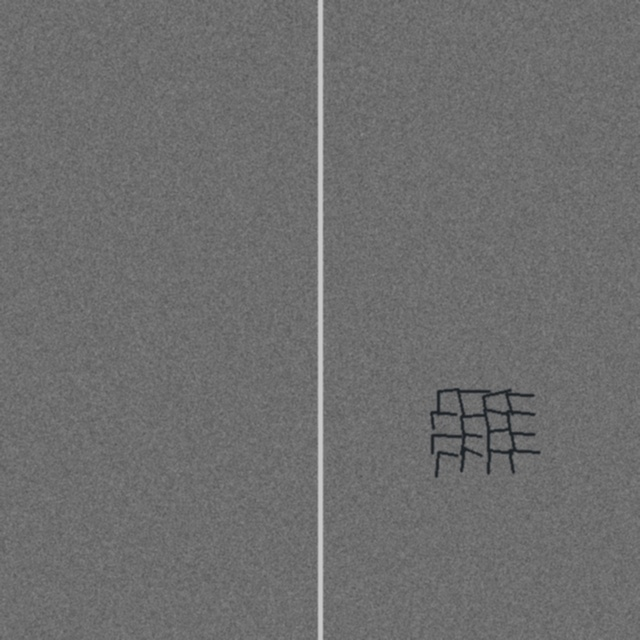
#> input picture samples/sample_alligator_fatigue.jpg, 640 x 640 px
$ python -i preprocessing.py   (imports and definitions only)
#> lines starting #> are read from the running program, lines starting #| are printed output that depends on the picture; after the words box and inside, x2 and y2 are one past the last pixel; in counts of white or black regions, pixels touching at a corner belong together
"""
RoadGuard - Module 2: Image Preprocessing
Enhances road imagery via CLAHE, bilateral/Gaussian filtering, and road ROI isolation.
"""

import cv2
import numpy as np
from typing import Tuple, Dict, Any, Optional


class ImagePreprocessor:
    """Preprocesses road images to enhance fracture visibility and suppress lighting artifacts."""

    def __init__(
        self,
        target_size: Tuple[int, int] = (640, 640),
        clahe_clip_limit: float = 3.0,
        clahe_tile_grid_size: Tuple[int, int] = (8, 8),
        blur_kernel_size: int = 5,
        apply_road_roi: bool = True
    ):
        self.target_size = target_size
        self.clahe_clip_limit = clahe_clip_limit
        self.clahe_tile_grid_size = clahe_tile_grid_size
        self.blur_kernel_size = blur_kernel_size
        self.apply_road_roi = apply_road_roi
        self.clahe = cv2.createCLAHE(
            clipLimit=self.clahe_clip_limit,
            tileGridSize=self.clahe_tile_grid_size
        )

    def resize(self, image: np.ndarray) -> np.ndarray:
        """Resizes the image to the target dimensions."""
        return cv2.resize(image, self.target_size, interpolation=cv2.INTER_AREA)

    def apply_clahe(self, image: np.ndarray) -> np.ndarray:
        """
        Enhances local contrast using CLAHE on the Lightness (L*) channel in Lab color space.
        Normalizes harsh shadows from trees, bridges, and overhead structures on pavement.
        """
        lab = cv2.cvtColor(image, cv2.COLOR_BGR2LAB)
        l_channel, a_channel, b_channel = cv2.split(lab)
        enhanced_l = self.clahe.apply(l_channel)
        enhanced_lab = cv2.merge((enhanced_l, a_channel, b_channel))
        return cv2.cvtColor(enhanced_lab, cv2.COLOR_LAB2BGR)

    def denoise(self, image: np.ndarray, method: str = "bilateral") -> np.ndarray:
        """
        Reduces asphalt granular noise while preserving sharp crack boundaries.
        'bilateral' preserves edges; 'gaussian' provides gentle smoothing.
        """
        if method == "bilateral":
            return cv2.bilateralFilter(image, d=7, sigmaColor=50, sigmaSpace=50)
        else:
            k = self.blur_kernel_size
            if k % 2 == 0:
                k += 1
            return cv2.GaussianBlur(image, (k, k), 0)

    def get_trapezoidal_road_mask(self, height: int, width: int) -> np.ndarray:
        """
        Generates a trapezoidal mask corresponding to the drivable road corridor,
        filtering out sky, trees, and irrelevant roadside background.
        """
        mask = np.zeros((height, width), dtype=np.uint8)
        # Vertices of the trapezoid (vanishing point corridor)
        roi_corners = np.array([[
            (int(width * 0.05), height),               # Bottom-left
            (int(width * 0.35), int(height * 0.40)),   # Top-left (horizon)
            (int(width * 0.65), int(height * 0.40)),   # Top-right (horizon)
            (int(width * 0.95), height)                # Bottom-right
        ]], dtype=np.int32)
        cv2.fillPoly(mask, roi_corners, 255)
        return mask

    def process(self, image: np.ndarray) -> Dict[str, Any]:
        """
        Full preprocessing pipeline.
        Returns dictionary containing original, resized, enhanced, and road-masked images.
        """
        h_orig, w_orig = image.shape[:2]
        resized = self.resize(image)
        h, w = resized.shape[:2]

        # 1. Edge-preserving smoothing
        denoised = self.denoise(resized, method="bilateral")

        # 2. Local contrast enhancement via CLAHE
        enhanced = self.apply_clahe(denoised)

        # 3. Grayscale conversion for downstream intensity processing
        gray = cv2.cvtColor(enhanced, cv2.COLOR_BGR2GRAY)

        # 4. Optional Road ROI mask
        road_mask = self.get_trapezoidal_road_mask(h, w)
        if self.apply_road_roi:
            roi_image = cv2.bitwise_and(enhanced, enhanced, mask=road_mask)
            roi_gray = cv2.bitwise_and(gray, gray, mask=road_mask)
        else:
            roi_image = enhanced.copy()
            roi_gray = gray.copy()

        return {
            "original": image,
            "original_dimensions": (w_orig, h_orig),
            "resized": resized,
            "enhanced": enhanced,
            "gray": gray,
            "roi_image": roi_image,
            "roi_gray": roi_gray,
            "road_mask": road_mask
        }

>>> import cv2
>>> picture = cv2.imread('../samples/sample_alligator_fatigue.jpg')
#> picture is the input picture: shape (640, 640, 3); mean B, G, R 109.9, 109.8, 109.8
>>> result = ImagePreprocessor().process(picture)
#> in apply_clahe, `lab = cv2.cvtColor(image, cv2.COLOR_BGR2LAB)`: lab: shape (640, 640, 3); mean of channels 0, 1, 2 118.2, 128, 128
#> in apply_clahe, `enhanced_l = self.clahe.apply(l_channel)`:
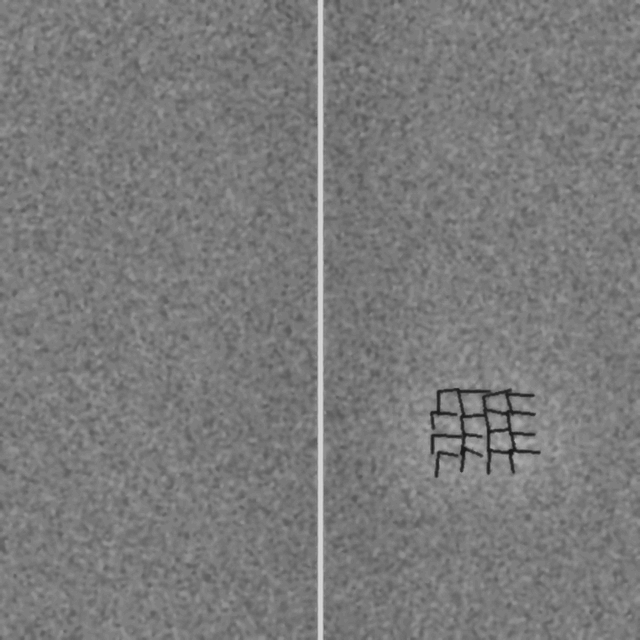
#> enhanced_l: shape (640, 640); min 25, max 215, mean 122.5
#> in apply_clahe, `enhanced_lab = cv2.merge((enhanced_l, a_channel, b_channel))`: enhanced_lab: shape (640, 640, 3); mean of channels 0, 1, 2 122.5, 128, 128
#> in get_trapezoidal_road_mask, `cv2.fillPoly(mask, roi_corners, 255)`:
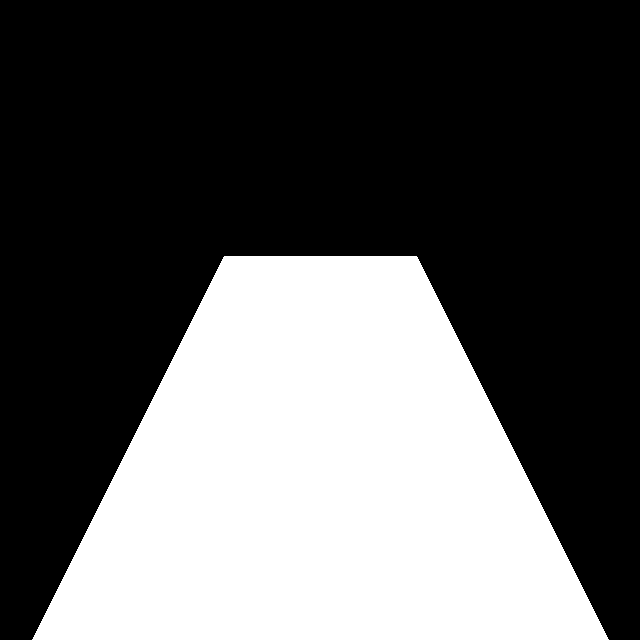
#> mask: shape (640, 640); 36.1% white; 1 white region, box (x1, y1, x2, y2) and area: (32, 256, 609, 640) 147840
#> in process, `roi_image = cv2.bitwise_and(enhanced, enhanced, mask=road_mask)`:
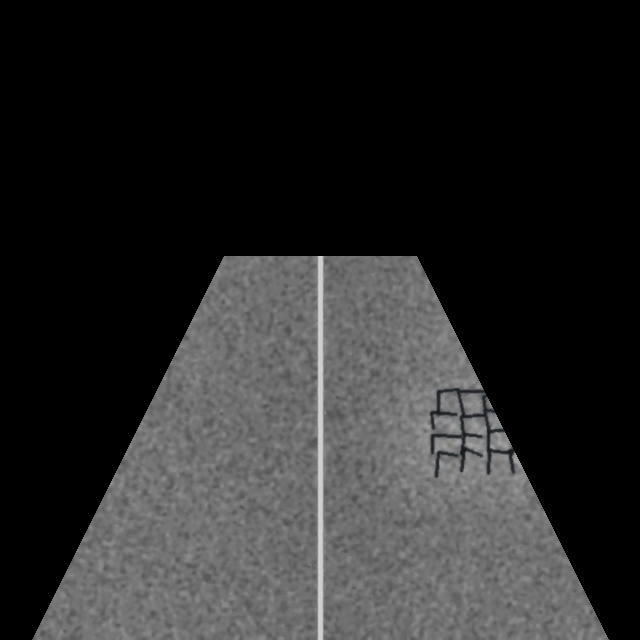
#> roi_image: shape (640, 640, 3); mean B, G, R 41.1, 41.1, 41.1
#> result = 8 items

$ run again, on samples/sample_linear_cracks.jpg
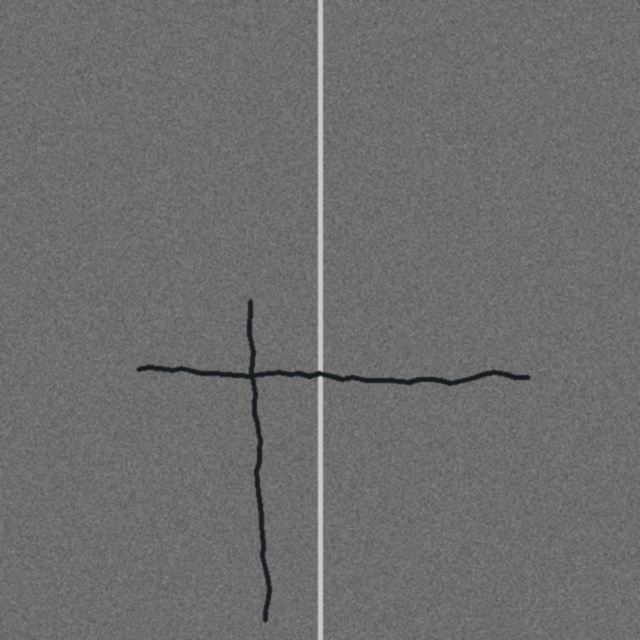
#> input picture samples/sample_linear_cracks.jpg, 640 x 640 px
#> picture is the input picture: shape (640, 640, 3); mean B, G, R 109.6, 109.5, 109.5
#> lab: shape (640, 640, 3); mean of channels 0, 1, 2 117.8, 128, 128
#> in apply_clahe, `enhanced_l = self.clahe.apply(l_channel)`:
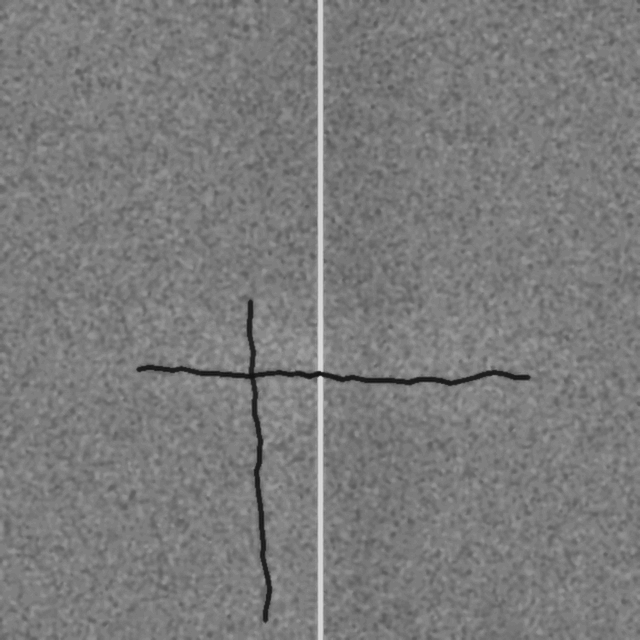
#> enhanced_l: shape (640, 640); min 20, max 220, mean 122.9
#> enhanced_lab: shape (640, 640, 3); mean of channels 0, 1, 2 122.9, 128, 128
#> mask: shape (640, 640); 36.1% white; 1 white region, box (x1, y1, x2, y2) and area: (32, 256, 609, 640) 147840
#> in process, `roi_image = cv2.bitwise_and(enhanced, enhanced, mask=road_mask)`:
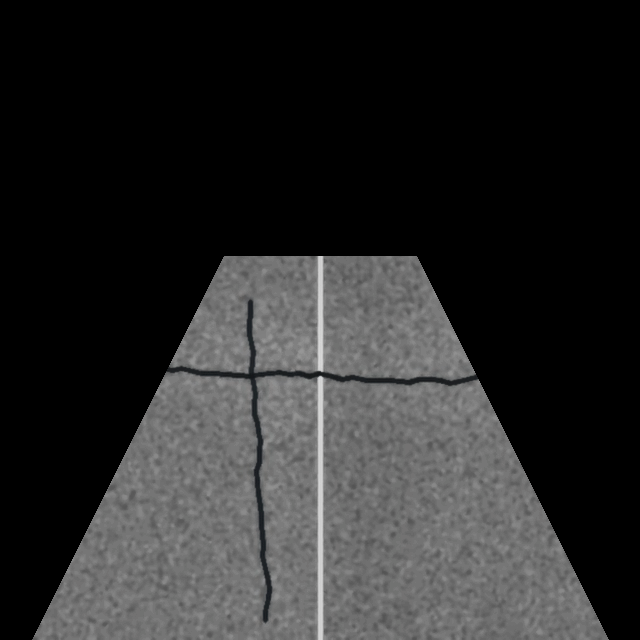
#> roi_image: shape (640, 640, 3); mean B, G, R 41.4, 41.4, 41.3
#> result = 8 items

$ run again, on samples/sample_multi_damage.jpg
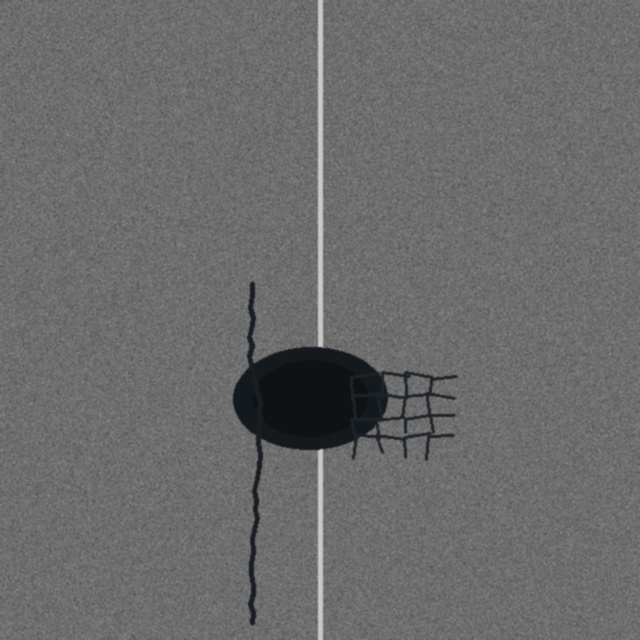
#> input picture samples/sample_multi_damage.jpg, 640 x 640 px
#> picture is the input picture: shape (640, 640, 3); mean B, G, R 107.1, 106.9, 106.7
#> lab: shape (640, 640, 3); mean of channels 0, 1, 2 114.8, 127.9, 127.9
#> in apply_clahe, `enhanced_l = self.clahe.apply(l_channel)`:
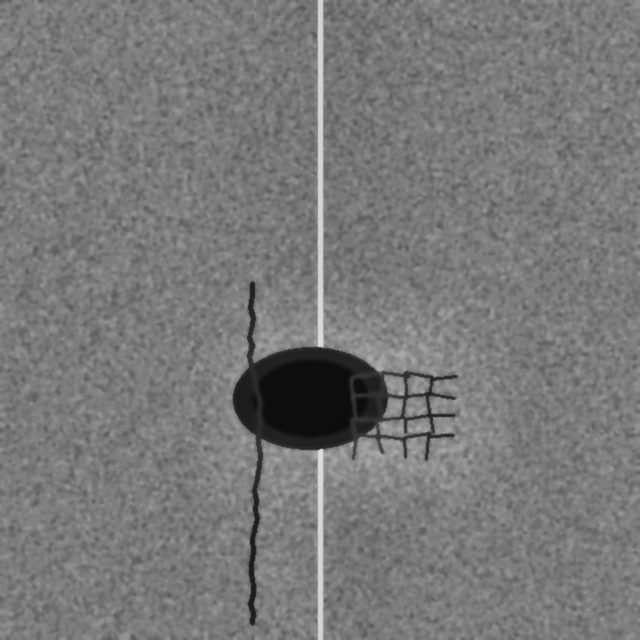
#> enhanced_l: shape (640, 640); min 8, max 223, mean 120.4
#> enhanced_lab: shape (640, 640, 3); mean of channels 0, 1, 2 120.4, 127.9, 127.9
#> mask: shape (640, 640); 36.1% white; 1 white region, box (x1, y1, x2, y2) and area: (32, 256, 609, 640) 147840
#> in process, `roi_image = cv2.bitwise_and(enhanced, enhanced, mask=road_mask)`:
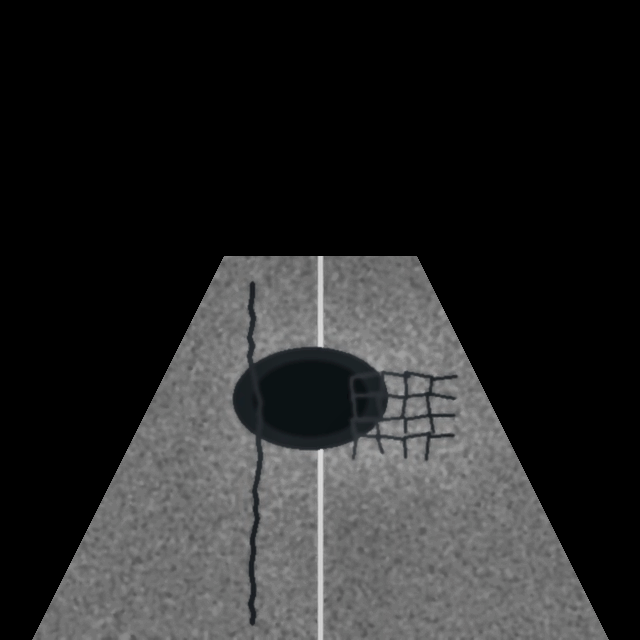
#> roi_image: shape (640, 640, 3); mean B, G, R 39.6, 39.5, 39.3
#> result = 8 items

$ run again, on samples/sample_pothole_critical.jpg
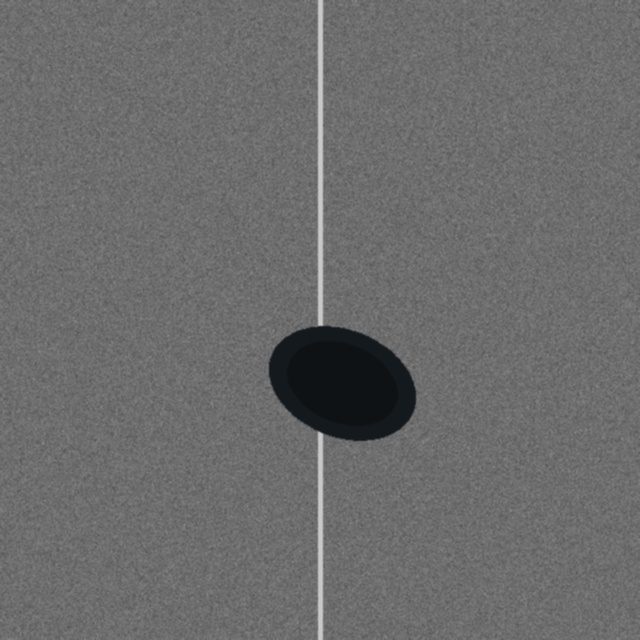
#> input picture samples/sample_pothole_critical.jpg, 640 x 640 px
#> picture is the input picture: shape (640, 640, 3); mean B, G, R 107.4, 107.3, 107.2
#> lab: shape (640, 640, 3); mean of channels 0, 1, 2 115.3, 127.9, 127.9
#> in apply_clahe, `enhanced_l = self.clahe.apply(l_channel)`:
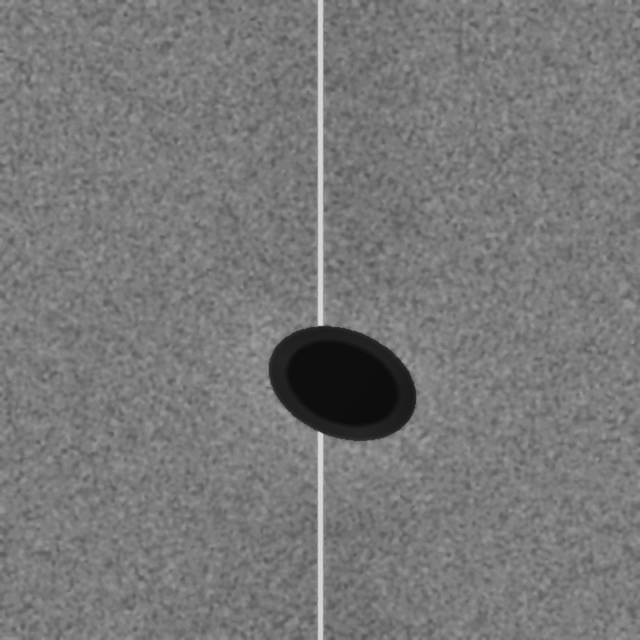
#> enhanced_l: shape (640, 640); min 9, max 218, mean 119.9
#> enhanced_lab: shape (640, 640, 3); mean of channels 0, 1, 2 119.9, 127.9, 127.9
#> mask: shape (640, 640); 36.1% white; 1 white region, box (x1, y1, x2, y2) and area: (32, 256, 609, 640) 147840
#> in process, `roi_image = cv2.bitwise_and(enhanced, enhanced, mask=road_mask)`:
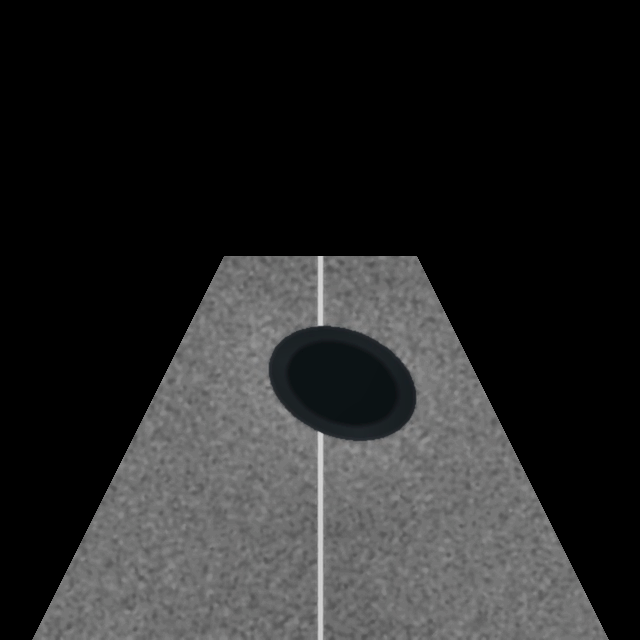
#> roi_image: shape (640, 640, 3); mean B, G, R 38.9, 38.9, 38.7
#> result = 8 items
